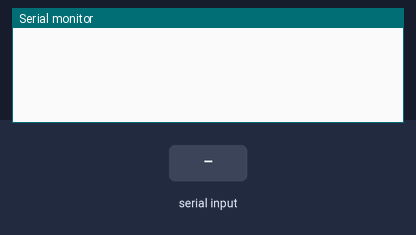
Bench run of a sketch on a simulated Arduino Mega 2560, built with avr-gcc and run on an emulated ATmega2560. Parts: the last lines printed to the serial monitor. The inputs (shaded band) are chosen by the test bench.

Above: at 1.2 s.
1.3 s: "90,45\n" received over the second serial link
At 2.3 s:
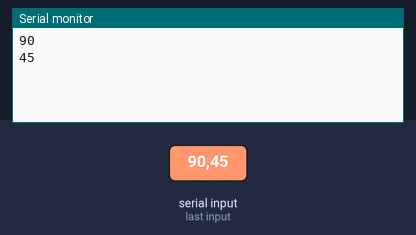
2.9 s: "30,150\n" received over the second serial link
At 4.6 s:
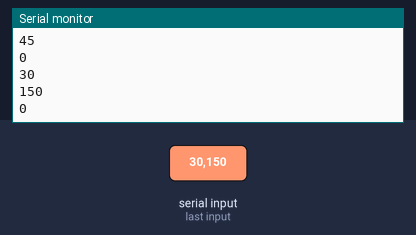
Timing chart, 0 to 6.1 s (numbered marks = the images above; inputs shaded):
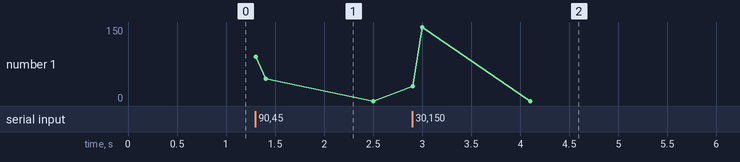

The sketch:

RXTX1.ino
```cpp
int a;
void setup() {
  // put your setup code here, to run once:
Serial1.begin(9600);
Serial.begin(9600);

}

void loop() {
  // put your main code here, to run repeatedly:
if (Serial1.available()) {     // If anything comes in Serial1 (pins 0 & 1)
    a = Serial1.parseInt();
    Serial.println(a);   // read it and send it out Serial (USB)
  delay(100);
  }
}
```

Measured:
- after the input at 1.3 s, the serial monitor: prints a new line at once (image 1)
- after the input at 2.9 s, the serial monitor: prints a new line at once (image 2)
